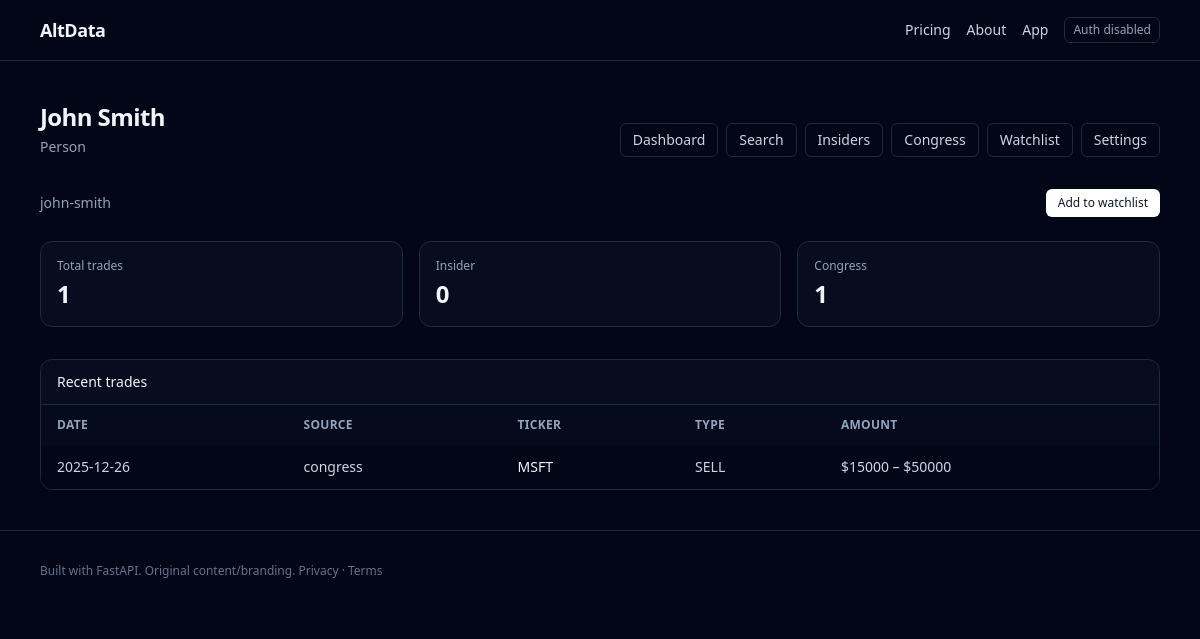
Screenshot of /app/people/john-smith with the database file from the repository.
### app/models.py (models this page shows)
class Base(DeclarativeBase):
    pass

class Trade(Base):
    __tablename__ = "trades"
    id: Mapped[int] = mapped_column(Integer, primary_key=True)
    source: Mapped[str] = mapped_column(String(32), index=True)
    external_id: Mapped[str] = mapped_column(String(160), unique=True, index=True)
    ticker: Mapped[Optional[str]] = mapped_column(String(16), index=True)
    company_name: Mapped[Optional[str]] = mapped_column(String(256))
    person_name: Mapped[Optional[str]] = mapped_column(String(256), index=True)
    person_slug: Mapped[Optional[str]] = mapped_column(String(256), index=True)
    transaction_type: Mapped[Optional[str]] = mapped_column(String(32), index=True)
    transaction_date: Mapped[Optional[dt.date]] = mapped_column(Date, index=True)
    filed_at: Mapped[Optional[dt.datetime]] = mapped_column(
        DateTime(timezone=True), index=True
    )
    amount_usd_low: Mapped[Optional[int]] = mapped_column(Integer)
    amount_usd_high: Mapped[Optional[int]] = mapped_column(Integer)
    shares: Mapped[Optional[int]] = mapped_column(Integer)
    price_usd: Mapped[Optional[Decimal]] = mapped_column(Numeric(14, 4))
    url: Mapped[Optional[str]] = mapped_column(String(1024))
    raw: Mapped[Optional[dict[str, Any]]] = mapped_column(
        JSON().with_variant(JSONB, "postgresql")
    )
    created_at: Mapped[dt.datetime] = mapped_column(
        DateTime(timezone=True),
        server_default=func.now(),
        nullable=False,
    )

### app/web.py (the view)
@router.get("/app/people/{slug}", response_class=HTMLResponse)
def app_person(
    request: Request,
    slug: str,
    db: Session = Depends(get_db),
    user_id: str = Depends(_require_login),
):
    slug_norm = slug.strip().lower()
    if not slug_norm:
        raise HTTPException(status_code=status.HTTP_404_NOT_FOUND, detail="Not found")
    person_name = db.scalar(
        select(func.max(Trade.person_name)).where(Trade.person_slug == slug_norm)
    )
    total = int(
        db.scalar(
            select(func.count()).select_from(Trade).where(Trade.person_slug == slug_norm)
        )
        or 0
    )
    by_source = dict(
        db.execute(
            select(Trade.source, func.count(Trade.id))
            .where(Trade.person_slug == slug_norm)
            .group_by(Trade.source)
        ).all()
    )
    trades = db.scalars(
        select(Trade)
        .where(Trade.person_slug == slug_norm)
        .order_by(
            Trade.filed_at.is_(None),
            Trade.filed_at.desc(),
            Trade.created_at.desc(),
        )
        .limit(100)
    ).all()
    watchlisted = db.scalar(
        select(WatchlistItem).where(
            WatchlistItem.user_id == user_id,
            WatchlistItem.kind == "person",
            WatchlistItem.value == slug_norm,
        )
    )
    return _render(
        request,
        "app/person.html",
        {
            "page_title": person_name or slug_norm,
            "page_subtitle": "Person",
            "person_name": person_name,
            "slug": slug_norm,
            "total": total,
            "by_source": {k: int(v) for k, v in by_source.items()},
            "trades": trades,
            "watchlisted": watchlisted,
        },
    )

### app/templates/app/person.html (shortened to what this page needs)
{% extends "app/_layout.html" %}
{% block app_content %}
  <div class="flex flex-wrap items-center justify-between gap-3">
    <div class="text-sm text-slate-400">
      {{ slug }}
    </div>
    <div class="flex items-center gap-2">
      {% if watchlisted %}
        <form method="post" action="/app/watchlist/remove">
          <input type="hidden" name="csrf_token" value="{{ csrf_token }}" />
          <input type="hidden" name="item_id" value="{{ watchlisted.id }}" />
          <input type="hidden" name="next" value="/app/people/{{ slug }}" />
          <button
            class="rounded-md border border-slate-700 px-3 py-1.5 text-xs text-slate-200 hover:border-slate-500"
            type="submit"
          >
            Remove from watchlist
          </button>
        </form>
      {% else %}
        <form method="post" action="/app/watchlist/add">
          <button
            class="rounded-md bg-white px-3 py-1.5 text-xs font-medium text-slate-900 hover:bg-slate-200"
            type="submit"
          >
            Add to watchlist
          </button>
        </form>
      {% endif %}
    </div>
  </div>
  <div class="mt-6 grid gap-4 md:grid-cols-3">
    <div class="rounded-xl border border-slate-800 bg-slate-900/40 p-4">
      <div class="text-xs text-slate-400">Total trades</div>
      <div class="mt-1 text-2xl font-semibold">{{ total }}</div>
    </div>
    <div class="rounded-xl border border-slate-800 bg-slate-900/40 p-4">
      <div class="text-xs text-slate-400">Insider</div>
      <div class="mt-1 text-2xl font-semibold">{{ by_source.get("insider", 0) }}</div>
    </div>
    <div class="rounded-xl border border-slate-800 bg-slate-900/40 p-4">
      <div class="text-xs text-slate-400">Congress</div>
      <div class="mt-1 text-2xl font-semibold">{{ by_source.get("congress", 0) }}</div>
    </div>
  </div>
  <div class="mt-8 overflow-hidden rounded-xl border border-slate-800">
    <div class="border-b border-slate-800 bg-slate-900/40 px-4 py-3 text-sm font-medium">
      Recent trades
    </div>
    <div class="overflow-x-auto bg-slate-950">
      <table class="w-full text-left text-sm">
        <thead class="bg-slate-900/30 text-xs uppercase tracking-wide text-slate-400">
          <tr>
            <th class="px-4 py-3">Date</th>
            <th class="px-4 py-3">Source</th>
            <th class="px-4 py-3">Ticker</th>
            <th class="px-4 py-3">Type</th>
            <th class="px-4 py-3">Amount</th>
          </tr>
        </thead>
        <tbody class="divide-y divide-slate-900/60">
          {% for t in trades %}
            <tr class="hover:bg-slate-900/20">
              <td class="px-4 py-3 whitespace-nowrap text-slate-300">
                {{ t.transaction_date or "—" }}
              </td>
              <td class="px-4 py-3 whitespace-nowrap text-slate-300">{{ t.source }}</td>
              <td class="px-4 py-3 whitespace-nowrap font-medium">
                {% if t.ticker %}
                  <a class="hover:underline" href="/app/companies/{{ t.ticker }}">{{ t.ticker }}</a>
                {% else %}
                  —
                {% endif %}
              </td>
              <td class="px-4 py-3 whitespace-nowrap text-slate-300">{{ t.transaction_type or "—" }}</td>
              <td class="px-4 py-3 whitespace-nowrap text-slate-300">
                {% if t.amount_usd_low or t.amount_usd_high %}
                  ${{ t.amount_usd_low or "?" }} – ${{ t.amount_usd_high or "?" }}
                {% else %}
                  —
                {% endif %}
              </td>
            </tr>
          {% endfor %}
        </tbody>
      </table>
    </div>
  </div>
{% endblock %}

### app/templates/app/_layout.html
{% extends "base.html" %}
{% block content %}
  {% set path = request.url.path %}
  <div class="flex flex-col gap-4 md:flex-row md:items-end md:justify-between">
    <div>
      <h1 class="text-2xl font-semibold tracking-tight">{{ page_title }}</h1>
      {% if page_subtitle %}
        <p class="mt-1 text-sm text-slate-400">{{ page_subtitle }}</p>
      {% endif %}
    </div>
    <div class="flex flex-wrap gap-2 text-sm">
      <a
        class="rounded-md border border-slate-800 px-3 py-1.5 {{ 'bg-slate-900/50 text-white' if path == '/app' else 'text-slate-300 hover:text-white' }}"
        href="/app"
      >
        Dashboard
      </a>
      <a
        class="rounded-md border border-slate-800 px-3 py-1.5 {{ 'bg-slate-900/50 text-white' if path.startswith('/app/search') else 'text-slate-300 hover:text-white' }}"
        href="/app/search"
      >
        Search
      </a>
      <a
        class="rounded-md border border-slate-800 px-3 py-1.5 {{ 'bg-slate-900/50 text-white' if path.startswith('/app/insiders') else 'text-slate-300 hover:text-white' }}"
        href="/app/insiders"
      >
        Insiders
      </a>
      <a
        class="rounded-md border border-slate-800 px-3 py-1.5 {{ 'bg-slate-900/50 text-white' if path.startswith('/app/congress') else 'text-slate-300 hover:text-white' }}"
        href="/app/congress"
      >
        Congress
      </a>
      <a
        class="rounded-md border border-slate-800 px-3 py-1.5 {{ 'bg-slate-900/50 text-white' if path.startswith('/app/watchlist') else 'text-slate-300 hover:text-white' }}"
        href="/app/watchlist"
      >
        Watchlist
      </a>
      <a
        class="rounded-md border border-slate-800 px-3 py-1.5 {{ 'bg-slate-900/50 text-white' if path.startswith('/app/settings') else 'text-slate-300 hover:text-white' }}"
        href="/app/settings"
      >
        Settings
      </a>
    </div>
  </div>
  <div class="mt-8">
    {% block app_content %}{% endblock %}
  </div>
{% endblock %}

### app/static/site.css (style rules this page uses)
html { color-scheme: dark; }

### rows the page displays
Trade: person_name "John Smith", person_slug "john-smith", transaction_date "2025-12-26", source "congress", ticker "MSFT", transaction_type "SELL", amount_usd_low "15000", amount_usd_high "50000"

### other values shown
{{ app_name }} "AltData"
{{ page_subtitle }} "Person"
{{ total }} "1"
{{ by_source.get("insider", 0) }} "0"
{{ by_source.get("congress", 0) }} "1"
